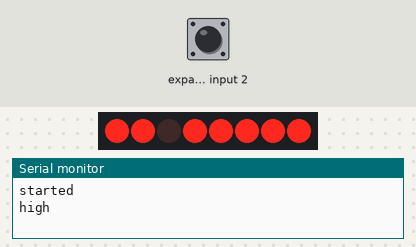
Bench run of a sketch on a simulated ESP32. Parts: 8 port-expander outputs drawn as a row of LEDs (first output left, lit = HIGH), the last lines printed to the serial monitor. Wiring (inferred from the names in the program): PCF8574 port expander at I2C address 0x20. Wiring (inferred from the signals the program sends): row of LEDs: on Q0, Q1, Q2, Q3, Q4, Q5, Q6, Q7. The inputs (shaded band) are chosen by the test bench; at power-on: expander input 2 HIGH.

Above: at 3.5 s.
At 8.5 s:
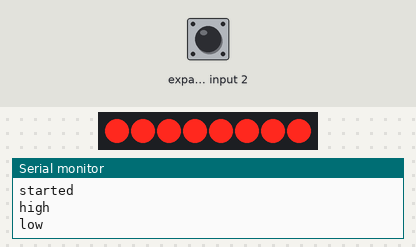
Timing chart, 0 to 14.0 s (numbered marks = the images above):
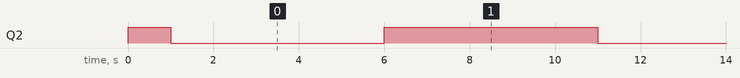

The sketch:

pcf8574.cpp.ino
```cpp
#include "pcf8574.h"

PCF8574 pcf(13,12,0x20);
uint8_t pinsValue;
bool pinValue;
void setup()
{
  Serial.begin(115200);
  pcf.writePins(0x00);//设置所有引脚电平为高
  delay(1000);
  Serial.println("started");
}

void loop()
{
  Serial.println("high");
  pcf.setPinHigh(P2);
  delay(5000);
  Serial.println("low");
  pcf.setPinLow(P2);
  delay(5000);
  Serial.println(pcf.readPin(P4));
}
```

pcf8574.cpp
```cpp
#include "pcf8574.h"

PCF8574::PCF8574(uint8_t sda_pin, uint8_t scl_pin, uint8_t addr)
{
  _addr = addr;
  Wire.begin(sda_pin, scl_pin);
}
PCF8574::PCF8574(uint8_t sda_pin, uint8_t scl_pin)
{
  _addr = PCF8574_ADDR;
  Wire.begin(sda_pin, scl_pin);
}
void PCF8574::writePins(uint8_t pinsValue)
{
  Wire.beginTransmission(_addr);
  Wire.write(pinsValue);
  Wire.endTransmission();
}
void PCF8574::setPinHigh(uint8_t pin)
{
  uint8_t pinsValue;
  pinsValue = this->readPins();
  pinsValue |= (1 << pin);
  this->writePins(pinsValue);
}
void PCF8574::setPinLow(uint8_t pin)
{
  uint8_t pinsValue;
  pinsValue = this->readPins();
  pinsValue &= ~(1 << pin);
  this->writePins(pinsValue);
}
void PCF8574::setPinInvert(uint8_t pin)
{
  uint8_t pinsValue;
  pinsValue = this->readPins();
  if(pinsValue&(1<<pin))this->setPinLow(pin);
  else this->setPinHigh(pin);
}
uint8_t PCF8574::readPins(void)
{
  uint8_t pinsValue;
  Wire.requestFrom(_addr, (uint8_t)1);
  pinsValue = Wire.read();
  return pinsValue;
}
bool PCF8574::readPin(uint8_t pin)
{
  uint8_t pinsValue;
  Wire.requestFrom(_addr, (uint8_t)1);
  pinsValue = Wire.read();
  if(pinsValue&(1<<pin))
  {
    return HIGH;
  }
  else
  {
    return LOW;
  }
}
```

pcf8574.h
```cpp
#ifndef PCF8574_H__
#define PCF8574_H__
#include <Arduino.h>
#include <Wire.h>

//A0=0
//A1=0
//A2=0
#define PCF8574_ADDR  0X20
#define PCF8574A_ADDR 0X70

#define P0 0X00
#define P1 0X01
#define P2 0X02
#define P3 0X03
#define P4 0X04
#define P5 0X05
#define P6 0X06
#define P7 0X07

class PCF8574
{
public:

  PCF8574(uint8_t sda_pin, uint8_t scl_pin, uint8_t addr);
  PCF8574(uint8_t sda_pin, uint8_t scl_pin);
  void writePins(uint8_t pinsValue);
  void setPinHigh(uint8_t pin);
  void setPinLow(uint8_t pin);
  void setPinInvert(uint8_t pin);
  uint8_t readPins(void);
  bool readPin(uint8_t pin);

private:
  uint8_t _addr;   // I2C communication address of PCF8574
};

#endif
```

Measured:
- by itself, Q2: alternates HIGH for 5.0 s and LOW for 5.0 s
